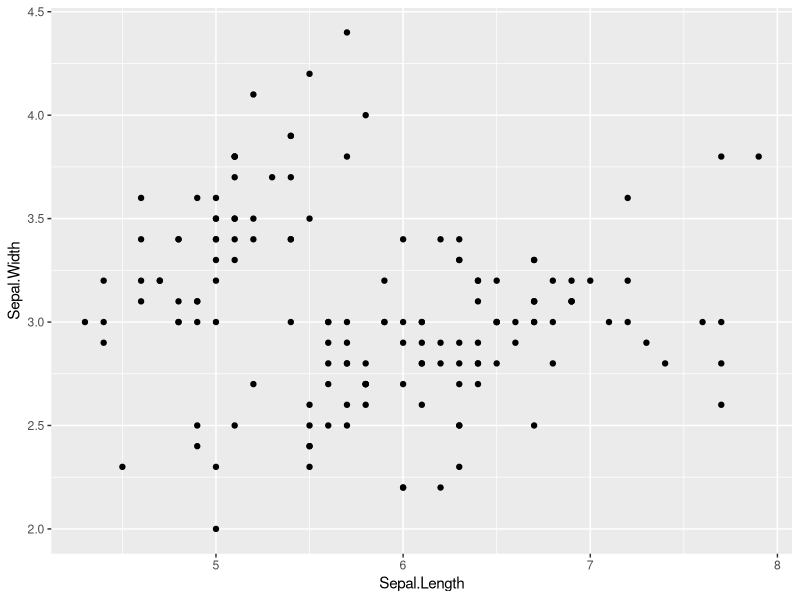
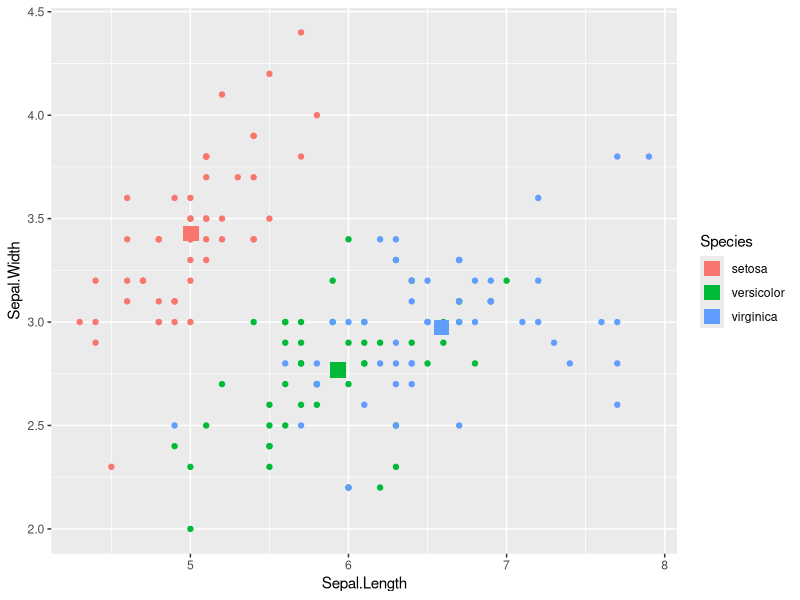
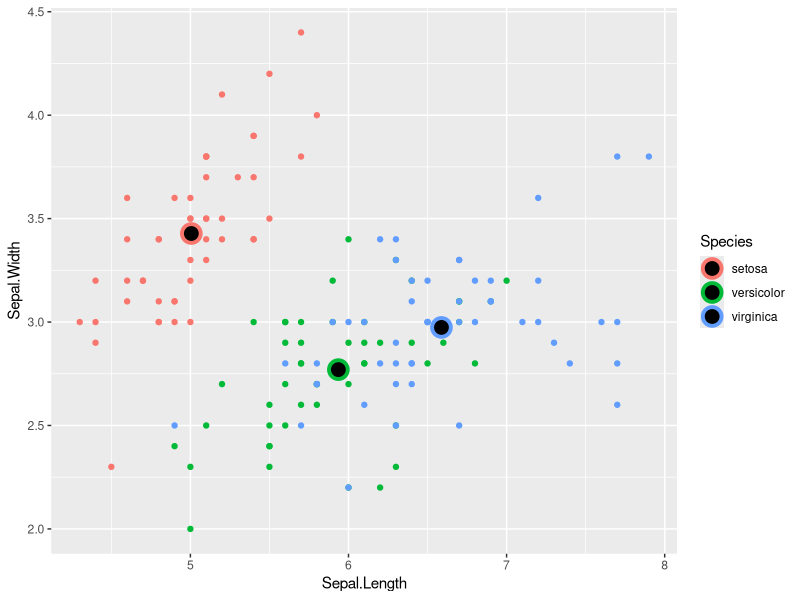
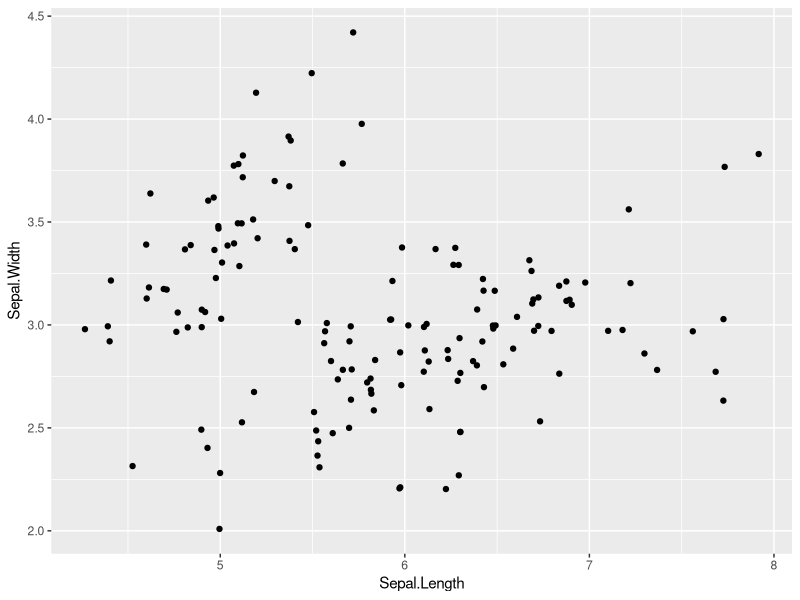
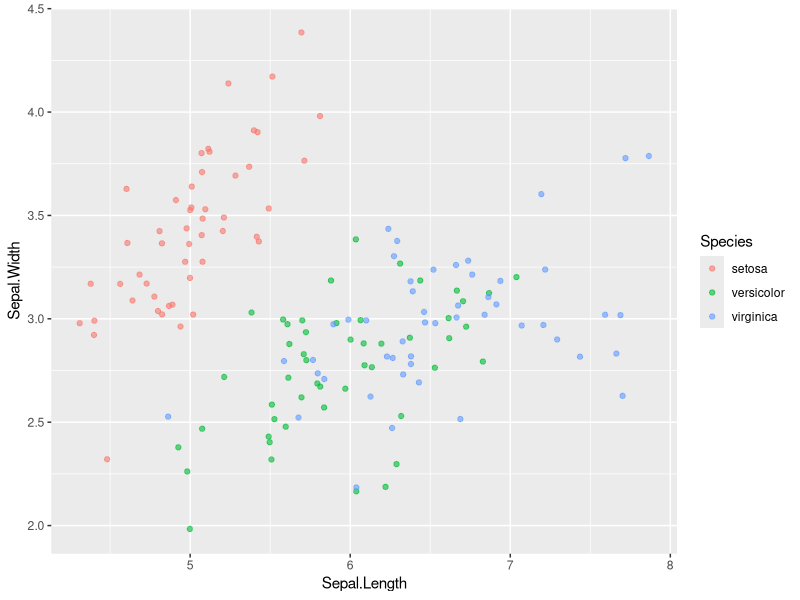
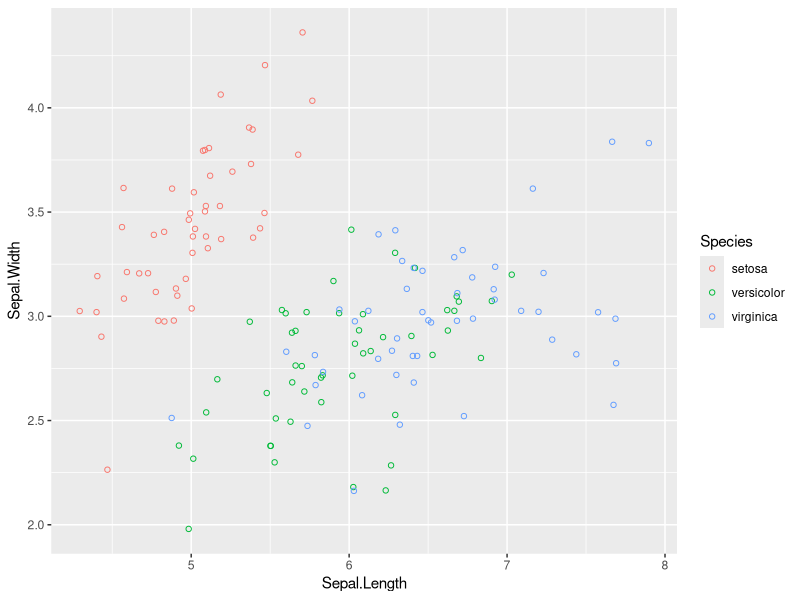
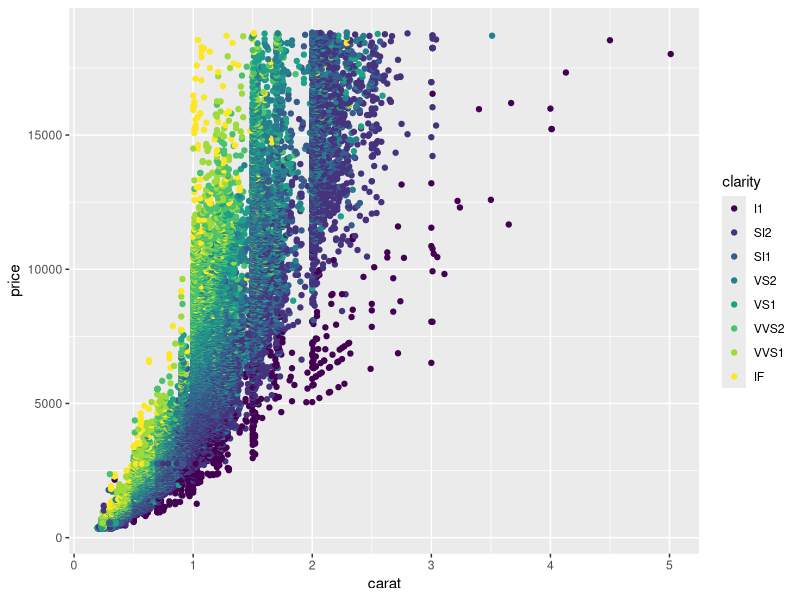
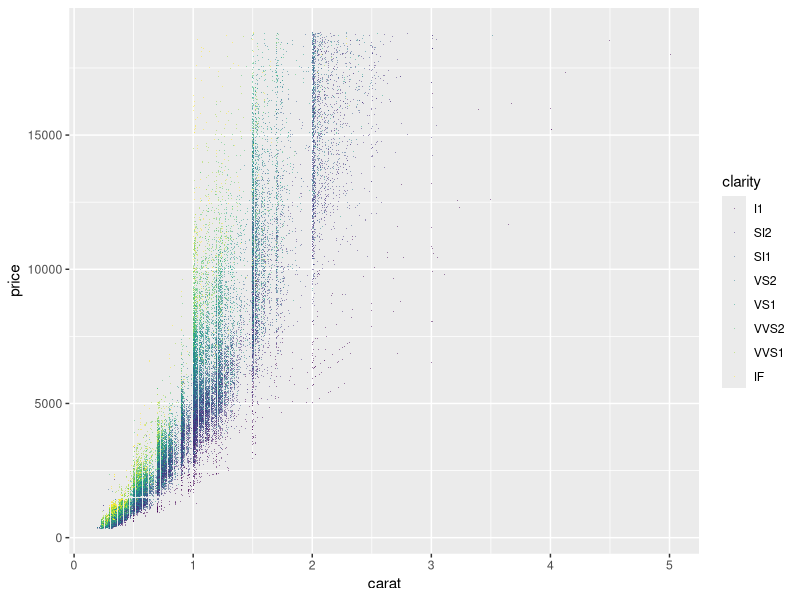

The R script that drew these images, in order:
# 3. GEOMETRIES

# A plot’s geometry dictates what visual elements will be used. Geometries can be accessed using geom_* function.
# Load the tidyverse including gpplot2 package:
library(tidyverse)

# 3.1 Scatter plot ####
# Load and examine the built-in "iris" dataset in R:
data("iris")
head(iris, 3)
# Each geom can accept specific aesthetic mappings, e.g. geom_point().
ggplot(iris, aes(Sepal.Length, Sepal.Width)) + 
  geom_point()
# In additional to the essential aesthetics, we can also choose optional aesthetics like color, size, alpha, fill, shape or stroke. We can specify both geom-specific data and aesthetics. This allows us to control the information for each layer independently. 
# E.g, we want to display the summary statistics of the iris dataset on top of the data points.
iris.summary <- iris %>% group_by(Species) %>%
  summarise_all(mean) 
iris.summary # contains mean measurements for each of 3 species.
ggplot(iris, aes(Sepal.Length, Sepal.Width,
                 color = Species)) + # inherits both data and aes
  geom_point() +
  geom_point(data = iris.summary, # differen data, but inherits aes.
             shape = 15, 
             size = 5)
# The aesthetics inside the geom_point() can be controlled independently.
ggplot(iris, aes(Sepal.Length, Sepal.Width,
                 color = Species)) +
  geom_point() +
  geom_point(data = iris.summary, 
             shape = 21, 
             size = 5,
             fill = "black",
             stroke = 2)
# geom_jitter() is a shortcut to using position argument to change the position from identity to jitter.
ggplot(iris, aes(Sepal.Length, Sepal.Width)) +
  geom_jitter() # geom_point() with position sets to jitter.
# To deal with overplotting of points, we adjust the alpha-blending:
ggplot(iris, aes(Sepal.Length, Sepal.Width,
                 color = Species)) +
  geom_jitter(alpha = 0.6) # this helps to see the regionsof density.
# Another way to deal with overplotting is to change the symbol to a hollow circle, which is shape 1.
ggplot(iris, aes(Sepal.Length, Sepal.Width,
                 color = Species)) +
  geom_jitter(shape = 1)

# 3.2 Overplotting ####
# Load the diamonds dataset from the ggplot2 package:
data("diamonds")
# Scatter plots are intuitive, easily understood, and very common, but we must always consider overplotting, particularly in the following four situations: 
# Large datasets: small points are suitable for large datasets with regions of high density (lots of overlapping).
ggplot(diamonds, aes(carat, price, 
                     color = clarity)) +
  geom_point()
# Change the points to tiny points with transparency:
ggplot(diamonds, aes(carat, price, 
                     color = clarity)) +
  geom_point(shape = ".",
             alpha = 0.5)
# Aligned values on a single axis: this occurs when one axis is continuous and the other is categorical, which can be overcome with some form of jittering.
# Load the mtcars dataset and transform cyl and am columns into categorical variables:
data("mtcars")
mtcars <- mtcars %>% 
  mutate(fcyl = as.factor(cyl), 
         fam = as.factor(am))
# Plot with default points:
ggplot(mtcars, aes(fcyl, mpg, 
                   color = fam)) +
  geom_point()
# Alter the point positions by jittering:
ggplot(mtcars, aes(fcyl, mpg, 
                   color = fam)) +
geom_point(position = position_jitter(width = 0.3))
# Alternatively jitter and dodge the point positions:
ggplot(mtcars, aes(fcyl, mpg, 
                   color = fam)) +
  geom_point(position = position_jitterdodge(jitter.width = 0.3,
                                             dodge.width = 0.3))
# Low-precision data: this results from low-resolution measurements like in the iris dataset, which is measured to 1mm precision. In this case we can jitter on both the x and y axis.
# jitter can be a geom itself, an argument in geom_point(), or a position function. 
ggplot(iris, aes(Sepal.Length, Sepal.Width,
                 color = Species)) + 
  geom_jitter(alpha = 0.5,
              width = 0.1)
ggplot(iris, aes(Sepal.Length, Sepal.Width,
                 color = Species)) + 
  geom_point(alpha = 0.5,
              position = "jitter")
ggplot(iris, aes(Sepal.Length, Sepal.Width,
                 color = Species)) + 
  geom_point(alpha = 0.5,
             position = position_jitter(width = 0.1))
# Integer data: this can be type integer or factor variables. You'll typically have a small, defined number of intersections between two variables, which is similar to low precision data.
# Load and examine the Vocab dataset from the carData package, which contains the years of education and vocabulary test scores from respondents to US General Social Surveys from 1972-2004:
library(carData)
data(Vocab)
str(Vocab)
# Draw a scatter plot of vocabulary vs. education:
ggplot(Vocab, aes(education, vocabulary)) +
  geom_point()
# Replace the point layer with a jitter layer and change the transparency.
ggplot(Vocab, aes(education, vocabulary)) +
  geom_jitter(alpha = 0.2)